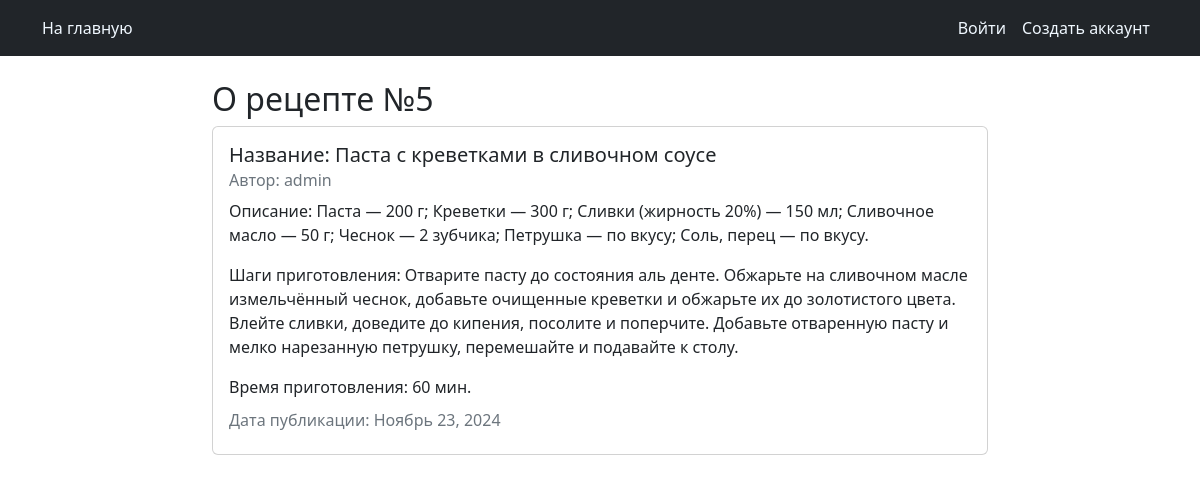
Page /recipes/recipe/5 on the committed database.
### recipes/models.py (models this page shows, shortened)
class Recipe(models.Model):
    title = models.CharField(max_length=100, verbose_name='Название рецепта')
    description = models.TextField(verbose_name='Ингридиенты')
    steps_cooking = models.TextField(verbose_name='Этапы приготовления')
    time_for_cooking = models.IntegerField(default=10, verbose_name='Время приготовления')
    image = models.ImageField(verbose_name='Фото рецепта')
    author = models.ForeignKey(User, on_delete=models.CASCADE)
    created_at = models.DateTimeField(auto_now_add=True)
    updated_at = models.DateTimeField(auto_now=True)
    class Meta:
        verbose_name = 'Рецепты'
        verbose_name_plural = 'Рецепты'

### recipes/views.py (the view)
# urls.py: path('recipe/<int:pk>', views.RecipeDetail.as_view(), name="recipe_detail"),
class RecipeDetail(DetailView):
    model = models.Recipe

### templates/recipes/recipe_detail.html (shortened to what this page needs)
<!DOCTYPE html>
{% extends "recipes/base.html" %}
{% block content %}
<h2>О рецепте №{{object.id}}</h2>
<div class="card mb-3">
  <div class="card-body">
    <h5 class="card-title">Название: {{ object.title }}</h5>
    <h6 class="card-subtitle mb-2 text-muted">Автор: {{ object.author }}</h6>
    <p class="card-text">Описание: {{ object.description }}</p>
    <p class="card-text">Шаги приготовления: {{ object.steps_cooking }}</p>
    <p class="card-text">Время приготовления: {{ object.time_for_cooking }} мин.</p>
    <h6 class="card-subtitle mb-2 text-muted">Дата публикации: {{ object.updated_at|date:"F d, Y" }}</h6>
  </div>
</div>
{% endblock content %}

### rows in the picture
Recipe: id "5", title "Паста с креветками в сливочном соусе", author "admin", description "Паста — 200 г; Креветки — 300 г; Сливки (жирность 20%) — 150 мл; Сливочное масло — 50 г; Чеснок — 2 зубчика; Петрушка — по вкусу; Соль, перец — по вкусу.", steps_cooking "Отварите пасту до состояния аль денте. Обжарьте на сливочном масле измельчённый чеснок, добавьте очищенные креветки и обжарьте их до золотистого цвета. Влейте сливки, доведите до кипения, посолите и поперчите. Добавьте отваренную пасту и мелко нарезанную петрушку, перемешайте и подавайте к столу.", time_for_cooking "60", updated_at "Ноябрь 23, 2024"
